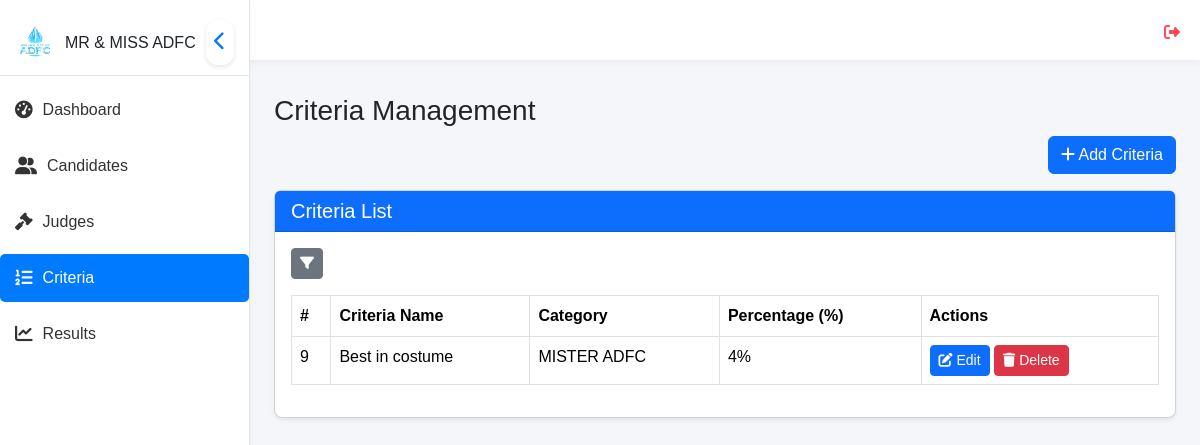
Page /views/admin/criteria.php (signed in) on the earlier database version.
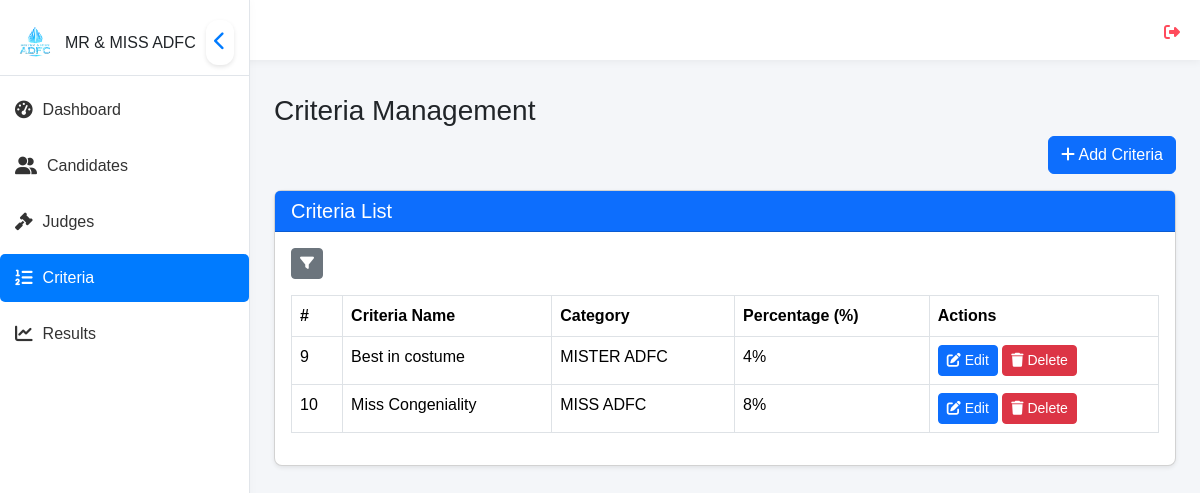
Same page on the later database version.
### tables this page shows
CREATE TABLE `criteria` (
  `id` int(11) NOT NULL,
  `name` varchar(255) NOT NULL,
  `percentage` int(11) NOT NULL,
  `category` varchar(255) NOT NULL
);

### views/admin/criteria.php (the view, shortened to what this page needs)
<?php
require '../../database/connection.php';
$query = "SELECT * FROM criteria";
$result = $conn->query($query);
?>
<!DOCTYPE html>
<html lang="en">
<head>
    <link rel="stylesheet" href="../../assets/css/bootstrap.min.css">
    <link rel="stylesheet" href="../../assets/css/all.min.css">
    <link rel="stylesheet" href="../../assets/css/style.css">
    <link rel="stylesheet" href="../../assets/css/sweetalert2.min.css">
    <link href="../../assets/css/datatables.min.css" rel="stylesheet">
</head>
<body>
<?php include '../components/sidebar.php'; ?>
<?php include '../components/topbar.php'; ?>
<div class="content p-4" id="content">
<h3>Criteria Management</h3>
<div class="d-flex justify-content-end">
    <button class="btn btn-primary mb-3" data-bs-toggle="modal" data-bs-target="#addCriteriaModal">
        <i class="fas fa-plus"></i> Add Criteria
    </button>
</div>
<div class="card shadow-sm rounded-3">
    <div class="card-header bg-primary text-white">
        <h5 class="mb-0">Criteria List</h5>
    </div>
    <div class="card-body">
        <div class="table-responsive">
        <div class="mb-3">
        <div class="position-relative d-inline-block">
    <button id="filterBtn" class="btn btn-secondary btn-sm">
        <i class="fas fa-filter"></i>
    </button>
</div>
    </div>
             <table id="criteriaTable" class="table table-bordered table-hover">
                <thead>
                    <tr>
                        <th>#</th>
                        <th>Criteria Name</th>
                        <th>Category</th>
                        <th>Percentage (%)</th>
                        <th>Actions</th>
                    </tr>
                </thead>
                <tbody id="criteriaTable">
                    <?php while ($row = $result->fetch_assoc()): ?>
                        <tr id="row-<?= $row['id'] ?>">
                            <td><?= $row['id'] ?></td>
                            <td><?= $row['name'] ?></td>
                            <td><?= $row['category'] ?></td>
                            <td><?= $row['percentage'] ?>%</td>
                            <td>
                                <button class="btn btn-primary btn-sm edit-btn"
                                        data-id="<?= $row['id'] ?>"
                                        data-name="<?= $row['name'] ?>"
                                        data-category="<?= $row['category'] ?>"
                                        data-percentage="<?= $row['percentage'] ?>"
                                        data-bs-toggle="modal"
                                        data-bs-target="#editCriteriaModal">
                                    <i class="fas fa-edit"></i> Edit
                                </button>
                                <button class="btn btn-danger btn-sm delete-btn" data-id="<?= $row['id'] ?>">
                                    <i class="fas fa-trash"></i> Delete
                                </button>
                            </td>
                        </tr>
                    <?php endwhile; ?>
                </tbody>
            </table>
        </div>
    </div>
</div>
</div>
</body>
</html>

Differences in the rows shown:
added criteria: id "10", name "Miss Congeniality", category "MISS ADFC", percentage "8"
